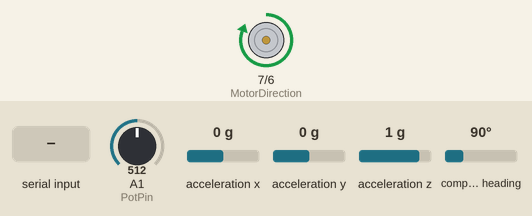
The sketch below on a simulated Arduino Uno, built with avr-gcc and run on an emulated ATmega328P. On the bench: direction and speed pins drawn as motors (green arrow = direction pin HIGH = forward, orange = LOW = backward, longer = more drive). Inputs (shaded band) come from the test bench; at power-on: acceleration y 0 g, A1 (PotPin) = 512, acceleration x 0 g, acceleration z 1 g, compass heading 90°. What the sketch prints to the serial monitor is not drawn.

Above: at 2.2 s.
2.3 s: "z,1\n" received over Serial
3.8 s: acceleration y set to 0.5 g
5.3 s: acceleration y set to 0.8 g
6.8 s: A1 (PotPin) set to 306
At 6.96 s:
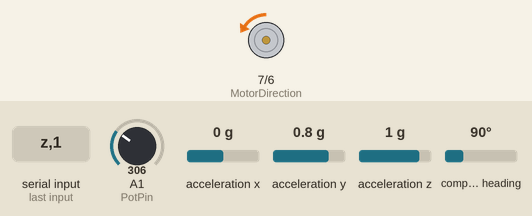
9.8 s: A1 (PotPin) set to 30
At 11.3 s:
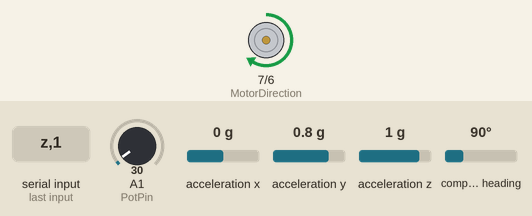
11.7 s: acceleration x set to 0.8 g
At 13.0 s:
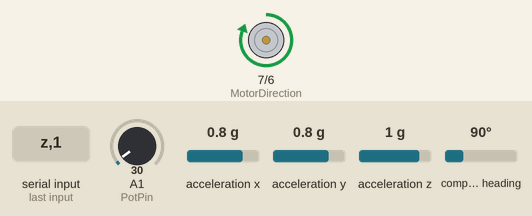
Timing chart, 0 to 14.2 s (numbered marks = the images above; inputs shaded):
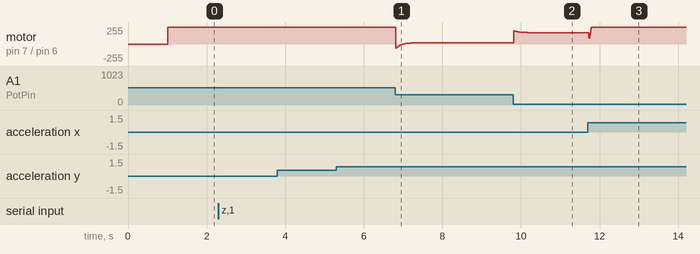

The sketch:

arduino.ino
```cpp
#include <Wire.h>
#include <Adafruit_Sensor.h>
#include <Adafruit_BNO055.h>
#include <utility/imumaths.h>
#include <math.h>

// ---------------------- Pin Definitions ----------------------
#define MotorDirection 7
#define MotorSpeed     6  // PWM pin
#define PotPin         A1 // Linear potentiometer input

// ---------------------- BNO055 Setup ----------------------
Adafruit_BNO055 bno = Adafruit_BNO055(55, 0x28);

// Offsets for zeroing BNO055 angles
float headingOffset = 0.0;
float rollOffset    = 0.0;
float pitchOffset   = 0.0;

// ---------------------- Global Kinematics Variables ----------------------
const float l01A = 261 + 11.3;   // 272.3 mm
const float d01  = 0.0;
const float l01B = 0.0;
const float l45A = 91.0;
const float l45B = 0.0;
const float l56A = 20.0;
const float l56B = 205 + 24.34;   // 229.34 mm

// Base offset (BRF_pt from Python code)
const float BRF_pt[3] = {67.0, 296.5, 0.0};

// Fixed heart point (in mm)
const float heartPt[3] = {347.5, 279.7 + 50, 175.0 - 25};

// Global dotPt starts at heartPt
float dotPt[3] = {347.5, 279.7, 175.0};

// Euclidean distance from tool to dotPt
float dist_tool_dot = 110.0;

// ---------------------- Timing Variables ----------------------
unsigned long lastMeasurementTime = 0;
const unsigned long measurementInterval = 75; // Increase sampling rate (20ms ~ 50 Hz)

// ---------------------- PID & Filter Controller Variables ----------------------
// PID Tuning Parameters - CHANGE THESE VALUES TO TUNE THE CONTROLLER:
float Kp = 2.0;    // Proportional gain
float Ki = 0.05;    // Integral gain
float Kd = 0.05;   // Derivative gain

// Low-Pass Filter Coefficients - CHANGE THESE TO TUNE FILTER RESPONSE:
const float alphaGyro  = 0.2; // Gyro lowpass filter constant (0 < alpha < 1)
const float alphaDeriv = 0.1; // Derivative lowpass filter constant

const float maxIntegral = 100; // Anti-windup limit for the integral term

// Persistent variables for PID controller:
float integralSum = 0.0;
float lastError = 0.0;
float filteredDerivative = 0.0;  // For lowpass filtering the derivative
unsigned long lastControlTime = 0;

// Filtered gyroscope values (global so that they persist)
float filteredHeading = 0.0;
float filteredRoll    = 0.0;
float filteredPitch   = 0.0;
bool firstGyroReading = true;

// ---------------------- Helper Functions ----------------------
// Multiply two 4x4 matrices: C = A * B
void matMult(float A[4][4], float B[4][4], float C[4][4]) {
  for (int i = 0; i < 4; i++){
    for (int j = 0; j < 4; j++){
      C[i][j] = 0;
      for (int k = 0; k < 4; k++){
        C[i][j] += A[i][k] * B[k][j];
      }
    }
  }
}

// Compute standard DH transformation matrix T from parameters (a, alpha, d, theta)
void jointTransformation(float a, float alpha, float d, float theta, float T[4][4]) {
  T[0][0] = cos(theta);
  T[0][1] = -sin(theta) * cos(alpha);
  T[0][2] = sin(theta) * sin(alpha);
  T[0][3] = a * cos(theta);
  T[1][0] = sin(theta);
  T[1][1] = cos(theta) * cos(alpha);
  T[1][2] = -cos(theta) * sin(alpha);
  T[1][3] = a * sin(theta);
  T[2][0] = 0;
  T[2][1] = sin(alpha);
  T[2][2] = cos(alpha);
  T[2][3] = d;
  T[3][0] = 0;
  T[3][1] = 0;
  T[3][2] = 0;
  T[3][3] = 1;
}

void setup() {
  Serial.begin(115200); // Ensure baud rate matches your setup

  // ---------------------- Motor Setup ----------------------
  pinMode(MotorDirection, OUTPUT);
  pinMode(MotorSpeed, OUTPUT);
  digitalWrite(MotorDirection, LOW);
  analogWrite(MotorSpeed, 0);

  // ---------------------- BNO055 Setup ----------------------
  if (!bno.begin()) {
    while (1);
  }
  bno.setExtCrystalUse(true);
  delay(1000);
  Serial.println("BNO055 & Motor Control Ready.");

  lastControlTime = millis();
}

void loop() {
  // ---------------------- Serial Command Handling ----------------------
  if (Serial.available() > 0) {
    String line = Serial.readStringUntil('\n');
    line.trim();
    if (line.startsWith("z") || line.startsWith("Z")) {
      sensors_event_t orientationData;
      bno.getEvent(&orientationData, Adafruit_BNO055::VECTOR_EULER);
      headingOffset = orientationData.orientation.x;
      rollOffset    = orientationData.orientation.y;
      pitchOffset   = orientationData.orientation.z;
      Serial.println("Zeroing angles at current orientation!");
      Serial.print("New Offsets -> Heading: ");
      Serial.print(headingOffset);
      Serial.print(", Roll: ");
      Serial.print(rollOffset);
      Serial.print(", Pitch: ");
      Serial.println(pitchOffset);
      Serial.println("---------------------------------------");
    } else {
      int firstComma = line.indexOf(',');
      int secondComma = line.indexOf(',', firstComma + 1);
      if (firstComma > 0 && secondComma > firstComma) {
        String xStr = line.substring(0, firstComma);
        String yStr = line.substring(firstComma + 1, secondComma);
        String zStr = line.substring(secondComma + 1);
        dotPt[0] = xStr.toFloat();
        dotPt[1] = yStr.toFloat();
        dotPt[2] = zStr.toFloat();
      }
    }
  }

  // ---------------------- Sensor Reading & Gyro Lowpass Filtering ----------------------
  int potValue = analogRead(PotPin);
  float potExtension = ((float)potValue / 1023.0) * 1.5 * 100.0; // in mm

  sensors_event_t orientationData;
  bno.getEvent(&orientationData, Adafruit_BNO055::VECTOR_EULER);

  // Convert raw sensor readings to radians (after zeroing)
  float rawHeading = (orientationData.orientation.x - headingOffset) * (PI / 180.0);
  float rawRoll    = (orientationData.orientation.y - rollOffset)    * (PI / 180.0);
  float rawPitch   = (orientationData.orientation.z - pitchOffset)   * (PI / 180.0);

  // Initialize filtered values on first run
  if (firstGyroReading) {
    filteredHeading = rawHeading;
    filteredRoll    = rawRoll;
    filteredPitch   = rawPitch;
    firstGyroReading = false;
  }

  // Low-pass filter the gyroscope (orientation) data:
  filteredHeading = (alphaGyro * rawHeading) + ((1 - alphaGyro) * filteredHeading);
  filteredRoll    = (alphaGyro * rawRoll)    + ((1 - alphaGyro) * filteredRoll);
  filteredPitch   = (alphaGyro * rawPitch)   + ((1 - alphaGyro) * filteredPitch);

  // ---------------------- Forward Kinematics ----------------------
  float T1[4][4], T2[4][4], T3[4][4], T4[4][4], T5[4][4], T6[4][4], T7[4][4];
  jointTransformation(0, 0, l01A, 0, T1);
  jointTransformation(0, PI/2.0, 0, filteredHeading, T2);
  jointTransformation(0, PI/2.0, 0, filteredPitch + (PI/2.0), T3);
  jointTransformation(0, 0, 0, filteredRoll, T4);
  jointTransformation(l45A, 0, 0, 0, T5);
  jointTransformation(0, 0, l45B, 0, T6);
  jointTransformation(0, 0, (potExtension + l56A + l56B), 0, T7);

  float T_temp1[4][4], T_temp2[4][4], T_temp3[4][4], T_temp4[4][4], T_temp5[4][4], T_total[4][4];
  matMult(T1, T2, T_temp1);
  matMult(T_temp1, T3, T_temp2);
  matMult(T_temp2, T4, T_temp3);
  matMult(T_temp3, T5, T_temp4);
  matMult(T_temp4, T6, T_temp5);
  matMult(T_temp5, T7, T_total);

  float p_ee[3];
  p_ee[0] = T_total[0][3] + BRF_pt[0];
  p_ee[1] = T_total[1][3] + BRF_pt[1];
  p_ee[2] = T_total[2][3] + BRF_pt[2];

  float dx = p_ee[0] - dotPt[0];
  float dy = p_ee[1] - dotPt[1];
  float dz = p_ee[2] - dotPt[2];
  dist_tool_dot = sqrt(dx * dx + dy * dy + dz * dz);

  // ---------------------- PID Controller Calculation with Filtered Derivative ----------------------
  // Desired distance (mm) between tool and target point
  const float desiredDistance = 25;

  // Calculate time elapsed since last control update (in seconds)
  unsigned long now = millis();
  float deltaTime = (now - lastControlTime) / 1000.0;
  if(deltaTime <= 0) deltaTime = 0.001;  // Avoid division by zero
  lastControlTime = now;

  // Calculate error between desired and actual distance
  float error = desiredDistance - dist_tool_dot;

  // Calculate raw derivative term (change in error over time)
  float rawDerivative = (error - lastError) / deltaTime;

  // Low-pass filter the derivative term:
  filteredDerivative = (alphaDeriv * rawDerivative) + ((1 - alphaDeriv) * filteredDerivative);

  // Update the integral term with anti-windup protection
  integralSum += error * deltaTime;
  integralSum = constrain(integralSum, -maxIntegral, maxIntegral);

  // Compute PID control output with scaling factor 3.5
  float controlOutput = 3.5 * ((Kp * error) + (Ki * integralSum) + (Kd * filteredDerivative));

  // Save the current error for the next derivative calculation
  lastError = error;

  // ---------------------- Motor Command ----------------------
  // Set motor direction based on the sign of the control output
  digitalWrite(MotorDirection, controlOutput < 0 ? HIGH : LOW);

  // Map control output magnitude to a PWM value (0-255)
  float motorSpeedValue = fabs(controlOutput);
  motorSpeedValue = (motorSpeedValue / 100.0) * 255;
  motorSpeedValue = constrain(motorSpeedValue, 0, 255);
  analogWrite(MotorSpeed, (int)motorSpeedValue);

  // ---------------------- Send Measurement Packet ----------------------
  unsigned long currentTime = millis();
  if (currentTime - lastMeasurementTime >= measurementInterval) {
    Serial.print("M: ");
    Serial.print("heading=");
    Serial.print(filteredHeading * (180.0 / PI));
    Serial.print(", roll=");
    Serial.print(filteredRoll * (180.0 / PI));
    Serial.print(", pitch=");
    Serial.print(filteredPitch * (180.0 / PI));
    Serial.print(", dist_tool_dot=");
    Serial.print(dist_tool_dot);
    Serial.print(", motorPWM=");
    Serial.print((int)motorSpeedValue);
    Serial.print(", error=");
    Serial.print(error);
    Serial.print(", pot_dist=");
    Serial.print(potExtension);
    Serial.print(", Desired_dist=");
    Serial.println(desiredDistance);
    lastMeasurementTime = currentTime;
  }
}
```

Measured:
- after the input at 2.3 s, every drawn part: stays the same
- after the input at 3.8 s, every drawn part: stays the same
- after the input at 5.3 s, every drawn part: stays the same
- after the input at 11.7 s, motor on pin 7 (MotorDirection) / pin 6 (MotorSpeed): forward 171/255 → forward 255/255 at once
